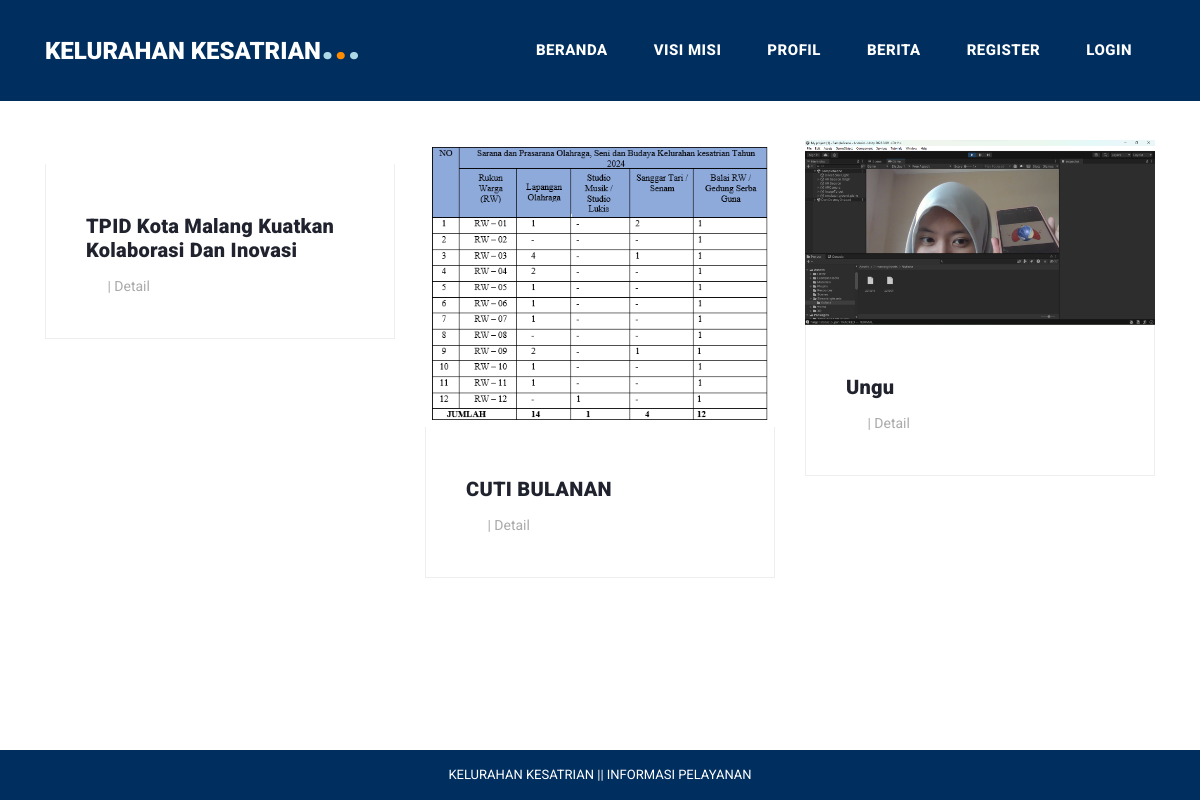
/index.php/customer/data_mobil, run on the app's committed database.
### tables this page shows
CREATE TABLE `buku` (
  `id_buku` int NOT NULL,
  `id_tipe` int NOT NULL,
  `nama_buku` varchar(120) NOT NULL,
  `deskripsi` text NOT NULL,
  `diskon` decimal(10,0) NOT NULL,
  `warna` varchar(20) NOT NULL,
  `tahun` varchar(25) NOT NULL,
  `status` varchar(50) NOT NULL,
  `harga` int NOT NULL,
  `denda` int NOT NULL,
  `pembatas` int NOT NULL,
  `sampul` int NOT NULL,
  `audiobook` int NOT NULL,
  `cdbook` int NOT NULL,
  `gambar` varchar(255) NOT NULL,
  `genre` varchar(120) NOT NULL
);

### application/controllers/customer/Data_mobil.php (called while the page is built, shortened)
<?php
class Data_mobil extends CI_Controller{
  public function index(){
    $data['buku'] = $this->rental_model->get_data('buku')->result();
    $this->load->view('templates_customer/header');
    $this->load->view('customer/data_mobil', $data);
    $this->load->view('templates_customer/footer');
  }
}

### index.php (called while the page is built, shortened)
<?php
require_once BASEPATH.'core/CodeIgniter.php';

### application/models/Rental_model.php (called while the page is built, shortened)
<?php
class Rental_model extends CI_Model {
  public function get_data($table){
    return $this->db->get($table);
  }
}

### application/views/customer/data_mobil.php (the view, shortened to what this page needs)
<div style="height: 40px;"></div>
<section class="blog-posts grid-system">
  <div class="container">
    <div class="all-blog-posts">
      <div class="row">
        <?php foreach($buku as $mb): ?>
        <div class="col-md-4 col-sm-6">
          <div class="blog-post">
            <div class="blog-thumb">
              <img src="<?= base_url('assets/upload/') . $mb->gambar ?>" alt="">
            </div>
            <div class="down-content">
              <a href="#"><h4><?= $mb->nama_buku; ?></h4></a>
              <div class="post-options">
                <div class="row">
                  <div class="col-lg-12">
                    <ul class="post-tags">
                      <li><i class="fa fa-bullseye"></i></li>
                      <li><a href="<?= base_url('customer/data_mobil/detail_mobil/'.$mb->id_buku) ?>"> | Detail</a></li>
                    </ul>
                  </div>
                </div>
              </div>
            </div>
          </div>
        </div>
        <?php endforeach; ?>
      </div>
    </div>
  </div>
</section>
<div style="height: 180px;"></div>

### application/views/templates_customer/header.php (shortened to what this page needs)
<!DOCTYPE html>
<html lang="en">
<head>
  <link href="<?= base_url('assets/assets_shop') ?>/vendor/bootstrap/css/bootstrap.min.css" rel="stylesheet">
  <link rel="stylesheet" href="<?= base_url('assets/assets_shop') ?>/css/fontawesome.css">
  <link rel="stylesheet" href="<?= base_url('assets/assets_shop') ?>/css/style.css">
  <link rel="stylesheet" href="<?= base_url('assets/assets_shop') ?>/css/owl.css">
</head>
<body>
  <header style="background-color: #003366;">
    <nav class="navbar navbar-expand-lg navbar-light" style="background-color: #002f5f;">
      <div class="container">
        <a class="navbar-brand" href="<?= base_url('admin/dashboard') ?>">
          <h2 style="color: #ffffff;">KELURAHAN KESATRIAN<em style="color: #add8e6;">.</em><em
              style="color: #FF8C00;">.</em><em style="color: #add8e6;">.</em></h2>
        </a>
        <div class="collapse navbar-collapse" id="navbarResponsive">
          <ul class="navbar-nav ml-auto">
            <li class="nav-item">
              <a class="nav-link" href="<?= base_url('customer/dashboard'); ?>">Beranda
              </a>
            </li>
            <li class="nav-item">
              <a class="nav-link" href="<?= base_url('customer/visimisi'); ?>">Visi Misi</a>
            </li>
            <li class="nav-item">
              <a class="nav-link" href="<?= base_url('customer/profil'); ?>">Profil</a>
            </li>
            <li class="nav-item">
              <a class="nav-link" href="<?= base_url('customer/data_mobil') ?>">Berita</a>
            </li>
            <li class="nav-item">
              <a class="nav-link" href="<?= base_url('register') ?>">Register</a>
            </li>
            <?php if ($this->session->userdata('nama')) { ?>
              <li class="nav-item">
                <a class="nav-link" href="<?= base_url('auth/logout'); ?>">Welcome | Logout
                  <?= $this->session->userdata('nama'); ?></a>
              </li>
            <?php } else { ?>
              <li class="nav-item">
                <a class="nav-link" href="<?= base_url('auth/login'); ?>">Login</a>
              </li>
            <?php } ?>
          </ul>
        </div>
      </div>
    </nav>
  </header>
</body>
</html>

### application/views/templates_customer/footer.php (shortened to what this page needs)
<footer class="footer fixed-bottom" style="padding: 10px 0; background-color: #002f5f; color: #ffffff; text-align: center; font-size: 14px;">
  <div class="container">
    <div class="row">
      <div class="col-lg-12">
        <div class="copyright-text">
          <p>
            KELURAHAN KESATRIAN || INFORMASI PELAYANAN
          </p>
        </div>
      </div>
    </div>
  </div>
</footer>

### assets/assets_shop/css/style.css (style rules this page uses)
body { font-family: 'Roboto', sans-serif; overflow-x: hidden; text-rendering: optimizeLegibility; -webkit-font-smoothing: antialiased; -moz-osx-font-smoothing: grayscale; }
p { margin-bottom: 0px; font-size: 15px; font-weight: 400; color: #7a7a7a; line-height: 30px; }
a { text-decoration: none!important; }
ul { padding: 0; margin: 0; list-style: none; }
h1,h2,h3,h4,h5,h6 { margin: 0px; }
header { position: absolute; z-index: 99999; width: 100%; height: 100px; background-color: #f7f7f7; -webkit-transition: all 0.3s ease-in-out 0s; -moz-transition: all 0.3s ease-in-out 0s; -o-transition: all 0.3s ease-in-out 0s; transition: all 0.3s ease-in-out 0s; }
header .navbar { padding: 25px 0px; }
.navbar .navbar-brand { float: left; margin-top: -12px; outline: none; }
.navbar .navbar-brand h2 { color: #1e1e1e; text-transform: uppercase; font-size: 24px; font-weight: 900; -webkit-transition: all .3s ease 0s; -moz-transition: all .3s ease 0s; -o-transition: all .3s ease 0s; transition: all .3s ease 0s; }
.navbar .navbar-brand h2 em { font-size: 44px; font-style: normal; color: #f48840; }
#navbarResponsive { z-index: 999; }
.navbar-collapse { text-align: center; }
.navbar .navbar-nav .nav-item { margin: 0px 15px; }
.navbar .navbar-nav a.nav-link { text-transform: capitalize; font-size: 15px; font-weight: 800; text-transform: uppercase; letter-spacing: 0.5px; color: #1e1e1e; transition: all 0.3s; }
.blog-posts { margin-top: 100px; }
.blog-posts .blog-post { margin-bottom: 30px; }
.blog-posts .blog-thumb img { width: 100%; overflow: hidden; }
.blog-posts .down-content { padding: 40px; border-right: 1px solid #eee; border-left: 1px solid #eee; border-bottom: 1px solid #eee; }
.blog-posts .down-content h4 { font-size: 24px; text-transform: capitalize; letter-spacing: 0.5px; font-weight: 900; color: #20232e; margin: 10px 0px 12px 0px; }
.blog-posts .down-content h4 { font-size: 20px; letter-spacing: 0.25px; }
.blog-posts .down-content ul.post-tags li, .blog-posts .down-content ul.post-share li { display: inline-block; }
.blog-posts .down-content ul.post-tags li:first-child i, .blog-posts .down-content ul.post-share li:first-child i { color: #f48840; margin-right: 5px; }
.blog-posts .down-content ul.post-tags li, .blog-posts .down-content ul.post-share li { color: #aaa; }
.blog-posts .down-content ul.post-tags li a, .blog-posts .down-content ul.post-share li a { font-size: 14px; color: #aaa; font-weight: 400; transition: all .3s; }
footer { margin-top: 100px; text-align: center; background-color: #20232e; padding: 60px 0px; }
footer p { font-size: 13px; text-transform: uppercase; color: #fff; }

### application/views/templates_customer/header.php (style rules this page uses)
.navbar a.nav-link { color: #ffffff !important; }

### data on the page
buku: nama_buku "TPID Kota Malang Kuatkan Kolaborasi Dan Inovasi"
buku: gambar (picture), nama_buku "CUTI BULANAN"
buku: gambar (picture), nama_buku "Ungu"
